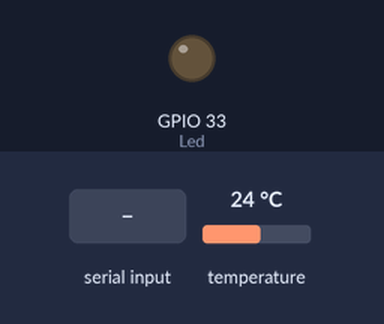
Recording of a sketch running on a simulated ESP32. Parts: output pins drawn as LEDs (lit = HIGH). Inputs (shaded band) come from the test bench; at power-on: temperature 24 °C. What the sketch prints to the serial monitor is not drawn.

Above: at 1.2 s.
1.3 s: "O" received over Serial
At 2.3 s:
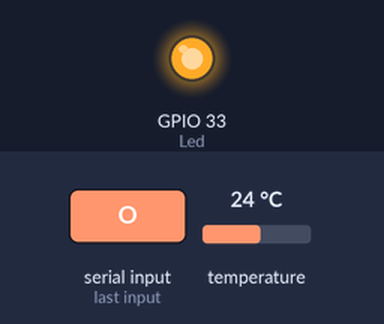
2.8 s: "F" received over Serial
At 3.5 s:
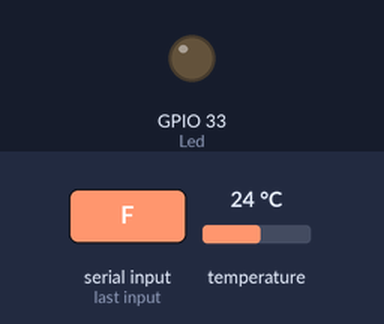
Timing chart, 0 to 5.8 s (numbered marks = the images above; inputs shaded):
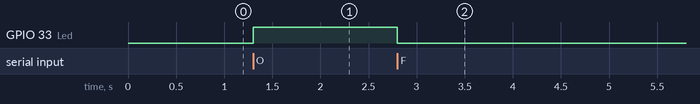

Measured:
- after the input at 1.3 s, GPIO 33 (Led): LOW → HIGH at once
- after the input at 2.8 s, GPIO 33 (Led): HIGH → LOW at once

The sketch:

Aplicaci_n_Bluetooth.ino
```cpp
/*
 * Fundacion Kinal
 * Centro educativo tecnico laboral Kinal
 * Electronica
 * Grado: Quinto
 * Sección: A
 * Curso: Taller de electronica digital y reparación de computadoras I
 * Nombre: Wolf Salguero
 * Carnet: 2021179
 * Proyecto: Diseño - Aplicación Bluetooth
*/

//Librerias
#include <OneWire.h>
#include <DallasTemperature.h>
#include <Ticker.h>

//Funciones
void ISR_Cel_grad();

//Directivas de preprocesador
#define Led A5

//Variables
float Celsius;

//Constructores
//Sensor de temperatura
OneWire ourWire(2);
DallasTemperature sensor(&ourWire);

//Ticker
Ticker leer_temp(ISR_Cel_grad, 10000);

void setup(){

Serial.begin(9600);
pinMode(A5, OUTPUT);
digitalWrite(Led, LOW);
sensor.begin();
leer_temp.start();
}

void loop()
{
leer_temp.update();

  //Mientras tenga caracteres disponibles para leer en los pines de comunicacion serial
  if(Serial.available()>0)
  {
    //Guardo el caracter recibido por medio de la comunicacion serial
    char var_led = Serial.read();

    if(var_led == 'O')
    {
      digitalWrite(Led, HIGH); //enciendo el led
    }

    else if(var_led == 'F')
    {
     digitalWrite(Led, LOW);
    }
  }

}

void ISR_Cel_grad(){
  float _Celsius;
  sensor.requestTemperatures();
 _Celsius = sensor.getTempCByIndex(0);
 Serial.print(_Celsius);
}
```
